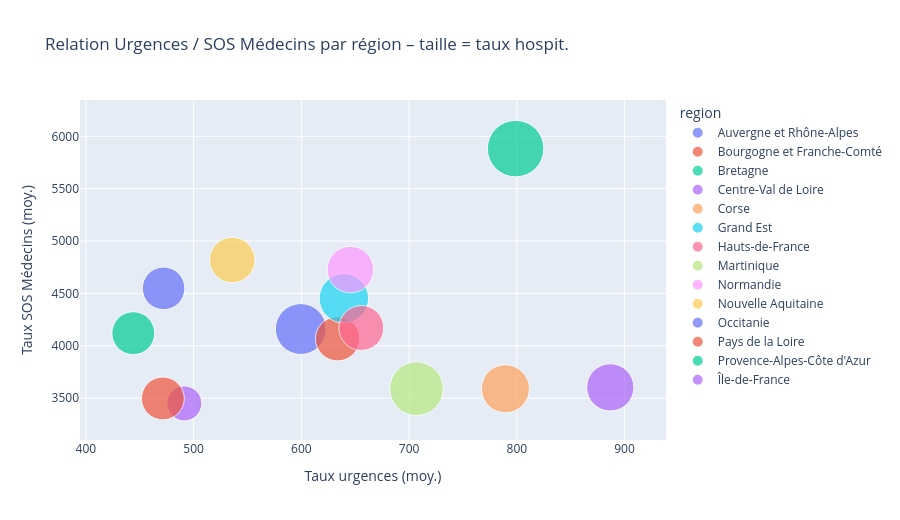

Notebook source saved alongside this figure:
### Code cell
bubble = (
    tous.groupby('region')[['tx_urgences','tx_hospit','tx_sos']]
        .mean()
        .reset_index()
        .dropna()
)

fig = px.scatter(
    bubble,
    x='tx_urgences', y='tx_sos',
    size='tx_hospit', color='region',
    hover_name='region',
    size_max=40,
    labels={
        'tx_urgences': 'Taux urgences (moy.)',
        'tx_sos':      'Taux SOS Médecins (moy.)',
        'tx_hospit':   'Taux hospit. (moy.)'
    },
    title='Relation Urgences / SOS Médecins par région – taille = taux hospit.'
)
fig.update_layout(height=520, showlegend=True)
fig.show()

### Figure 1 — Plotly figure (JSON) as saved in the notebook; plotly's stock layout.template omitted (floating-point values rounded to 4 significant figures)
{"data": [{"hovertemplate": "<b>%{hovertext}</b><br><br>region=Auvergne et Rhône-Alpes<br>Taux urgences (moy.)=%{x}<br>Taux SOS Médecins (moy.)=%{y}<br>Taux hospit. (moy.)=%{marker.size}<extra></extra>", "hovertext": ["Auvergne et Rhône-Alpes"], "legendgroup": "Auvergne et Rhône-Alpes", "marker": {"color": "#636efa", "size": [587.3], "sizemode": "area", "sizeref": 0.454, "symbol": "circle"}, "mode": "markers", "name": "Auvergne et Rhône-Alpes", "orientation": "v", "showlegend": true, "type": "scatter", "x": [599.5], "xaxis": "x", "y": [4160.0], "yaxis": "y"}, {"hovertemplate": "<b>%{hovertext}</b><br><br>region=Bourgogne et Franche-Comté<br>Taux urgences (moy.)=%{x}<br>Taux SOS Médecins (moy.)=%{y}<br>Taux hospit. (moy.)=%{marker.size}<extra></extra>", "hovertext": ["Bourgogne et Franche-Comté"], "legendgroup": "Bourgogne et Franche-Comté", "marker": {"color": "#EF553B", "size": [445.8], "sizemode": "area", "sizeref": 0.454, "symbol": "circle"}, "mode": "markers", "name": "Bourgogne et Franche-Comté", "orientation": "v", "showlegend": true, "type": "scatter", "x": [633.6], "xaxis": "x", "y": [4067.0], "yaxis": "y"}, {"hovertemplate": "<b>%{hovertext}</b><br><br>region=Bretagne<br>Taux urgences (moy.)=%{x}<br>Taux SOS Médecins (moy.)=%{y}<br>Taux hospit. (moy.)=%{marker.size}<extra></extra>", "hovertext": ["Bretagne"], "legendgroup": "Bretagne", "marker": {"color": "#00cc96", "size": [418.3], "sizemode": "area", "sizeref": 0.454, "symbol": "circle"}, "mode": "markers", "name": "Bretagne", "orientation": "v", "showlegend": true, "type": "scatter", "x": [444.0], "xaxis": "x", "y": [4121.0], "yaxis": "y"}, {"hovertemplate": "<b>%{hovertext}</b><br><br>region=Centre-Val de Loire<br>Taux urgences (moy.)=%{x}<br>Taux SOS Médecins (moy.)=%{y}<br>Taux hospit. (moy.)=%{marker.size}<extra></extra>", "hovertext": ["Centre-Val de Loire"], "legendgroup": "Centre-Val de Loire", "marker": {"color": "#ab63fa", "size": [278.4], "sizemode": "area", "sizeref": 0.454, "symbol": "circle"}, "mode": "markers", "name": "Centre-Val de Loire", "orientation": "v", "showlegend": true, "type": "scatter", "x": [491.4], "xaxis": "x", "y": [3450.0], "yaxis": "y"}, {"hovertemplate": "<b>%{hovertext}</b><br><br>region=Corse<br>Taux urgences (moy.)=%{x}<br>Taux SOS Médecins (moy.)=%{y}<br>Taux hospit. (moy.)=%{marker.size}<extra></extra>", "hovertext": ["Corse"], "legendgroup": "Corse", "marker": {"color": "#FFA15A", "size": [524.8], "sizemode": "area", "sizeref": 0.454, "symbol": "circle"}, "mode": "markers", "name": "Corse", "orientation": "v", "showlegend": true, "type": "scatter", "x": [789.4], "xaxis": "x", "y": [3590.0], "yaxis": "y"}, {"hovertemplate": "<b>%{hovertext}</b><br><br>region=Grand Est<br>Taux urgences (moy.)=%{x}<br>Taux SOS Médecins (moy.)=%{y}<br>Taux hospit. (moy.)=%{marker.size}<extra></extra>", "hovertext": ["Grand Est"], "legendgroup": "Grand Est", "marker": {"color": "#19d3f3", "size": [555.6], "sizemode": "area", "sizeref": 0.454, "symbol": "circle"}, "mode": "markers", "name": "Grand Est", "orientation": "v", "showlegend": true, "type": "scatter", "x": [639.5], "xaxis": "x", "y": [4453.0], "yaxis": "y"}, {"hovertemplate": "<b>%{hovertext}</b><br><br>region=Hauts-de-France<br>Taux urgences (moy.)=%{x}<br>Taux SOS Médecins (moy.)=%{y}<br>Taux hospit. (moy.)=%{marker.size}<extra></extra>", "hovertext": ["Hauts-de-France"], "legendgroup": "Hauts-de-France", "marker": {"color": "#FF6692", "size": [458.4], "sizemode": "area", "sizeref": 0.454, "symbol": "circle"}, "mode": "markers", "name": "Hauts-de-France", "orientation": "v", "showlegend": true, "type": "scatter", "x": [655.7], "xaxis": "x", "y": [4170.0], "yaxis": "y"}, {"hovertemplate": "<b>%{hovertext}</b><br><br>region=Martinique<br>Taux urgences (moy.)=%{x}<br>Taux SOS Médecins (moy.)=%{y}<br>Taux hospit. (moy.)=%{marker.size}<extra></extra>", "hovertext": ["Martinique"], "legendgroup": "Martinique", "marker": {"color": "#B6E880", "size": [654.8], "sizemode": "area", "sizeref": 0.454, "symbol": "circle"}, "mode": "markers", "name": "Martinique", "orientation": "v", "showlegend": true, "type": "scatter", "x": [706.9], "xaxis": "x", "y": [3591.0], "yaxis": "y"}, {"hovertemplate": "<b>%{hovertext}</b><br><br>region=Normandie<br>Taux urgences (moy.)=%{x}<br>Taux SOS Médecins (moy.)=%{y}<br>Taux hospit. (moy.)=%{marker.size}<extra></extra>", "hovertext": ["Normandie"], "legendgroup": "Normandie", "marker": {"color": "#FF97FF", "size": [492.0], "sizemode": "area", "sizeref": 0.454, "symbol": "circle"}, "mode": "markers", "name": "Normandie", "orientation": "v", "showlegend": true, "type": "scatter", "x": [645.5], "xaxis": "x", "y": [4728.0], "yaxis": "y"}, {"hovertemplate": "<b>%{hovertext}</b><br><br>region=Nouvelle Aquitaine<br>Taux urgences (moy.)=%{x}<br>Taux SOS Médecins (moy.)=%{y}<br>Taux hospit. (moy.)=%{marker.size}<extra></extra>", "hovertext": ["Nouvelle Aquitaine"], "legendgroup": "Nouvelle Aquitaine", "marker": {"color": "#FECB52", "size": [471.3], "sizemode": "area", "sizeref": 0.454, "symbol": "circle"}, "mode": "markers", "name": "Nouvelle Aquitaine", "orientation": "v", "showlegend": true, "type": "scatter", "x": [535.9], "xaxis": "x", "y": [4819.0], "yaxis": "y"}, {"hovertemplate": "<b>%{hovertext}</b><br><br>region=Occitanie<br>Taux urgences (moy.)=%{x}<br>Taux SOS Médecins (moy.)=%{y}<br>Taux hospit. (moy.)=%{marker.size}<extra></extra>", "hovertext": ["Occitanie"], "legendgroup": "Occitanie", "marker": {"color": "#636efa", "size": [412.3], "sizemode": "area", "sizeref": 0.454, "symbol": "circle"}, "mode": "markers", "name": "Occitanie", "orientation": "v", "showlegend": true, "type": "scatter", "x": [472.1], "xaxis": "x", "y": [4549.0], "yaxis": "y"}, {"hovertemplate": "<b>%{hovertext}</b><br><br>region=Pays de la Loire<br>Taux urgences (moy.)=%{x}<br>Taux SOS Médecins (moy.)=%{y}<br>Taux hospit. (moy.)=%{marker.size}<extra></extra>", "hovertext": ["Pays de la Loire"], "legendgroup": "Pays de la Loire", "marker": {"color": "#EF553B", "size": [417.7], "sizemode": "area", "sizeref": 0.454, "symbol": "circle"}, "mode": "markers", "name": "Pays de la Loire", "orientation": "v", "showlegend": true, "type": "scatter", "x": [471.4], "xaxis": "x", "y": [3498.0], "yaxis": "y"}, {"hovertemplate": "<b>%{hovertext}</b><br><br>region=Provence-Alpes-Côte d'Azur<br>Taux urgences (moy.)=%{x}<br>Taux SOS Médecins (moy.)=%{y}<br>Taux hospit. (moy.)=%{marker.size}<extra></extra>", "hovertext": ["Provence-Alpes-Côte d'Azur"], "legendgroup": "Provence-Alpes-Côte d'Azur", "marker": {"color": "#00cc96", "size": [726.5], "sizemode": "area", "sizeref": 0.454, "symbol": "circle"}, "mode": "markers", "name": "Provence-Alpes-Côte d'Azur", "orientation": "v", "showlegend": true, "type": "scatter", "x": [798.9], "xaxis": "x", "y": [5883.0], "yaxis": "y"}, {"hovertemplate": "<b>%{hovertext}</b><br><br>region=Île-de-France<br>Taux urgences (moy.)=%{x}<br>Taux SOS Médecins (moy.)=%{y}<br>Taux hospit. (moy.)=%{marker.size}<extra></extra>", "hovertext": ["Île-de-France"], "legendgroup": "Île-de-France", "marker": {"color": "#ab63fa", "size": [507.5], "sizemode": "area", "sizeref": 0.454, "symbol": "circle"}, "mode": "markers", "name": "Île-de-France", "orientation": "v", "showlegend": true, "type": "scatter", "x": [886.7], "xaxis": "x", "y": [3603.0], "yaxis": "y"}], "layout": {"height": 520, "legend": {"itemsizing": "constant", "title": {"text": "region"}, "tracegroupgap": 0}, "showlegend": true, "title": {"text": "Relation Urgences / SOS Médecins par région – taille = taux hospit."}, "xaxis": {"anchor": "y", "domain": [0, 1], "title": {"text": "Taux urgences (moy.)"}}, "yaxis": {"anchor": "x", "domain": [0, 1], "title": {"text": "Taux SOS Médecins (moy.)"}}}}
